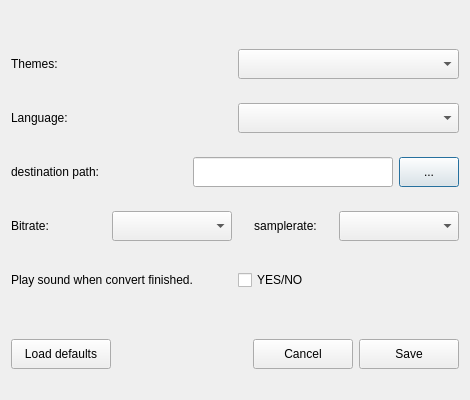
<?xml version="1.0" encoding="UTF-8"?>
<ui version="4.0">
 <class>AppSettingsDialog</class>
 <widget class="QDialog" name="AppSettingsDialog">
  <property name="geometry">
   <rect>
    <x>0</x>
    <y>0</y>
    <width>470</width>
    <height>400</height>
   </rect>
  </property>
  <property name="sizePolicy">
   <sizepolicy hsizetype="Minimum" vsizetype="Fixed">
    <horstretch>0</horstretch>
    <verstretch>0</verstretch>
   </sizepolicy>
  </property>
  <property name="minimumSize">
   <size>
    <width>470</width>
    <height>400</height>
   </size>
  </property>
  <property name="maximumSize">
   <size>
    <width>700</width>
    <height>400</height>
   </size>
  </property>
  <property name="windowTitle">
   <string>Dialog</string>
  </property>
  <layout class="QVBoxLayout" name="verticalLayout_7">
   <item>
    <spacer name="verticalSpacer_2">
     <property name="orientation">
      <enum>Qt::Vertical</enum>
     </property>
     <property name="sizeType">
      <enum>QSizePolicy::Fixed</enum>
     </property>
     <property name="sizeHint" stdset="0">
      <size>
       <width>470</width>
       <height>20</height>
      </size>
     </property>
    </spacer>
   </item>
   <item>
    <layout class="QHBoxLayout" name="horizontalLayout">
     <item>
      <widget class="QLabel" name="themesLB">
       <property name="sizePolicy">
        <sizepolicy hsizetype="Preferred" vsizetype="Fixed">
         <horstretch>0</horstretch>
         <verstretch>0</verstretch>
        </sizepolicy>
       </property>
       <property name="minimumSize">
        <size>
         <width>131</width>
         <height>30</height>
        </size>
       </property>
       <property name="maximumSize">
        <size>
         <width>16777215</width>
         <height>30</height>
        </size>
       </property>
       <property name="text">
        <string>Themes:</string>
       </property>
      </widget>
     </item>
     <item>
      <widget class="QComboBox" name="themesCB">
       <property name="minimumSize">
        <size>
         <width>0</width>
         <height>30</height>
        </size>
       </property>
       <property name="maximumSize">
        <size>
         <width>16777215</width>
         <height>30</height>
        </size>
       </property>
      </widget>
     </item>
    </layout>
   </item>
   <item>
    <layout class="QHBoxLayout" name="horizontalLayout_2">
     <item>
      <widget class="QLabel" name="languageLB">
       <property name="minimumSize">
        <size>
         <width>0</width>
         <height>30</height>
        </size>
       </property>
       <property name="maximumSize">
        <size>
         <width>16777215</width>
         <height>30</height>
        </size>
       </property>
       <property name="text">
        <string>Language:</string>
       </property>
      </widget>
     </item>
     <item>
      <widget class="QComboBox" name="languageCB">
       <property name="minimumSize">
        <size>
         <width>0</width>
         <height>30</height>
        </size>
       </property>
       <property name="maximumSize">
        <size>
         <width>16777215</width>
         <height>30</height>
        </size>
       </property>
      </widget>
     </item>
    </layout>
   </item>
   <item>
    <layout class="QHBoxLayout" name="horizontalLayout_3">
     <item>
      <widget class="QLabel" name="destinationLB">
       <property name="sizePolicy">
        <sizepolicy hsizetype="Preferred" vsizetype="Fixed">
         <horstretch>0</horstretch>
         <verstretch>0</verstretch>
        </sizepolicy>
       </property>
       <property name="minimumSize">
        <size>
         <width>0</width>
         <height>30</height>
        </size>
       </property>
       <property name="maximumSize">
        <size>
         <width>16777215</width>
         <height>30</height>
        </size>
       </property>
       <property name="text">
        <string>destination path:</string>
       </property>
      </widget>
     </item>
     <item>
      <widget class="QLineEdit" name="destinationCB">
       <property name="sizePolicy">
        <sizepolicy hsizetype="Fixed" vsizetype="Fixed">
         <horstretch>0</horstretch>
         <verstretch>0</verstretch>
        </sizepolicy>
       </property>
       <property name="minimumSize">
        <size>
         <width>200</width>
         <height>30</height>
        </size>
       </property>
       <property name="maximumSize">
        <size>
         <width>200</width>
         <height>30</height>
        </size>
       </property>
      </widget>
     </item>
     <item>
      <widget class="QPushButton" name="destinationPB">
       <property name="sizePolicy">
        <sizepolicy hsizetype="Fixed" vsizetype="Fixed">
         <horstretch>0</horstretch>
         <verstretch>0</verstretch>
        </sizepolicy>
       </property>
       <property name="minimumSize">
        <size>
         <width>60</width>
         <height>30</height>
        </size>
       </property>
       <property name="maximumSize">
        <size>
         <width>60</width>
         <height>30</height>
        </size>
       </property>
       <property name="text">
        <string>...</string>
       </property>
      </widget>
     </item>
    </layout>
   </item>
   <item>
    <layout class="QHBoxLayout" name="horizontalLayout_4">
     <item>
      <widget class="QLabel" name="bitrateLB">
       <property name="sizePolicy">
        <sizepolicy hsizetype="Preferred" vsizetype="Fixed">
         <horstretch>0</horstretch>
         <verstretch>0</verstretch>
        </sizepolicy>
       </property>
       <property name="minimumSize">
        <size>
         <width>0</width>
         <height>30</height>
        </size>
       </property>
       <property name="maximumSize">
        <size>
         <width>16777215</width>
         <height>30</height>
        </size>
       </property>
       <property name="text">
        <string>Bitrate:</string>
       </property>
      </widget>
     </item>
     <item>
      <widget class="QComboBox" name="bitrateCB">
       <property name="sizePolicy">
        <sizepolicy hsizetype="Fixed" vsizetype="Fixed">
         <horstretch>0</horstretch>
         <verstretch>0</verstretch>
        </sizepolicy>
       </property>
       <property name="minimumSize">
        <size>
         <width>120</width>
         <height>30</height>
        </size>
       </property>
       <property name="maximumSize">
        <size>
         <width>120</width>
         <height>30</height>
        </size>
       </property>
      </widget>
     </item>
     <item>
      <widget class="QLabel" name="samplerateLB">
       <property name="sizePolicy">
        <sizepolicy hsizetype="Preferred" vsizetype="Fixed">
         <horstretch>0</horstretch>
         <verstretch>0</verstretch>
        </sizepolicy>
       </property>
       <property name="minimumSize">
        <size>
         <width>0</width>
         <height>30</height>
        </size>
       </property>
       <property name="maximumSize">
        <size>
         <width>16777215</width>
         <height>30215</height>
        </size>
       </property>
       <property name="text">
        <string>samplerate:</string>
       </property>
       <property name="alignment">
        <set>Qt::AlignCenter</set>
       </property>
      </widget>
     </item>
     <item>
      <widget class="QComboBox" name="samplerateCB">
       <property name="sizePolicy">
        <sizepolicy hsizetype="Fixed" vsizetype="Fixed">
         <horstretch>0</horstretch>
         <verstretch>0</verstretch>
        </sizepolicy>
       </property>
       <property name="minimumSize">
        <size>
         <width>120</width>
         <height>30</height>
        </size>
       </property>
       <property name="maximumSize">
        <size>
         <width>120</width>
         <height>30</height>
        </size>
       </property>
      </widget>
     </item>
    </layout>
   </item>
   <item>
    <layout class="QHBoxLayout" name="horizontalLayout_5">
     <item>
      <widget class="QLabel" name="finishsoudnLB">
       <property name="sizePolicy">
        <sizepolicy hsizetype="Preferred" vsizetype="Fixed">
         <horstretch>0</horstretch>
         <verstretch>0</verstretch>
        </sizepolicy>
       </property>
       <property name="minimumSize">
        <size>
         <width>0</width>
         <height>30</height>
        </size>
       </property>
       <property name="maximumSize">
        <size>
         <width>16777215</width>
         <height>30</height>
        </size>
       </property>
       <property name="text">
        <string>Play sound when convert finished.</string>
       </property>
      </widget>
     </item>
     <item>
      <widget class="QCheckBox" name="finishsoundCHB">
       <property name="minimumSize">
        <size>
         <width>0</width>
         <height>30</height>
        </size>
       </property>
       <property name="maximumSize">
        <size>
         <width>16777215</width>
         <height>30</height>
        </size>
       </property>
       <property name="text">
        <string>YES/NO</string>
       </property>
      </widget>
     </item>
    </layout>
   </item>
   <item>
    <spacer name="verticalSpacer">
     <property name="orientation">
      <enum>Qt::Vertical</enum>
     </property>
     <property name="sizeType">
      <enum>QSizePolicy::Fixed</enum>
     </property>
     <property name="sizeHint" stdset="0">
      <size>
       <width>449</width>
       <height>20</height>
      </size>
     </property>
    </spacer>
   </item>
   <item>
    <layout class="QHBoxLayout" name="horizontalLayout_6">
     <item>
      <widget class="QPushButton" name="loaddefaultsPB">
       <property name="sizePolicy">
        <sizepolicy hsizetype="Fixed" vsizetype="Fixed">
         <horstretch>0</horstretch>
         <verstretch>0</verstretch>
        </sizepolicy>
       </property>
       <property name="minimumSize">
        <size>
         <width>100</width>
         <height>30</height>
        </size>
       </property>
       <property name="maximumSize">
        <size>
         <width>100</width>
         <height>30</height>
        </size>
       </property>
       <property name="text">
        <string>Load defaults</string>
       </property>
      </widget>
     </item>
     <item>
      <spacer name="horizontalSpacer">
       <property name="orientation">
        <enum>Qt::Horizontal</enum>
       </property>
       <property name="sizeType">
        <enum>QSizePolicy::Expanding</enum>
       </property>
       <property name="sizeHint" stdset="0">
        <size>
         <width>60</width>
         <height>20</height>
        </size>
       </property>
      </spacer>
     </item>
     <item>
      <widget class="QPushButton" name="cancelPB">
       <property name="sizePolicy">
        <sizepolicy hsizetype="Fixed" vsizetype="Fixed">
         <horstretch>0</horstretch>
         <verstretch>0</verstretch>
        </sizepolicy>
       </property>
       <property name="minimumSize">
        <size>
         <width>100</width>
         <height>30</height>
        </size>
       </property>
       <property name="maximumSize">
        <size>
         <width>100</width>
         <height>30</height>
        </size>
       </property>
       <property name="text">
        <string>Cancel</string>
       </property>
      </widget>
     </item>
     <item>
      <widget class="QPushButton" name="savePB">
       <property name="sizePolicy">
        <sizepolicy hsizetype="Fixed" vsizetype="Fixed">
         <horstretch>0</horstretch>
         <verstretch>0</verstretch>
        </sizepolicy>
       </property>
       <property name="minimumSize">
        <size>
         <width>100</width>
         <height>30</height>
        </size>
       </property>
       <property name="maximumSize">
        <size>
         <width>100</width>
         <height>30</height>
        </size>
       </property>
       <property name="text">
        <string>Save</string>
       </property>
      </widget>
     </item>
    </layout>
   </item>
  </layout>
 </widget>
 <resources/>
 <connections/>
</ui>
